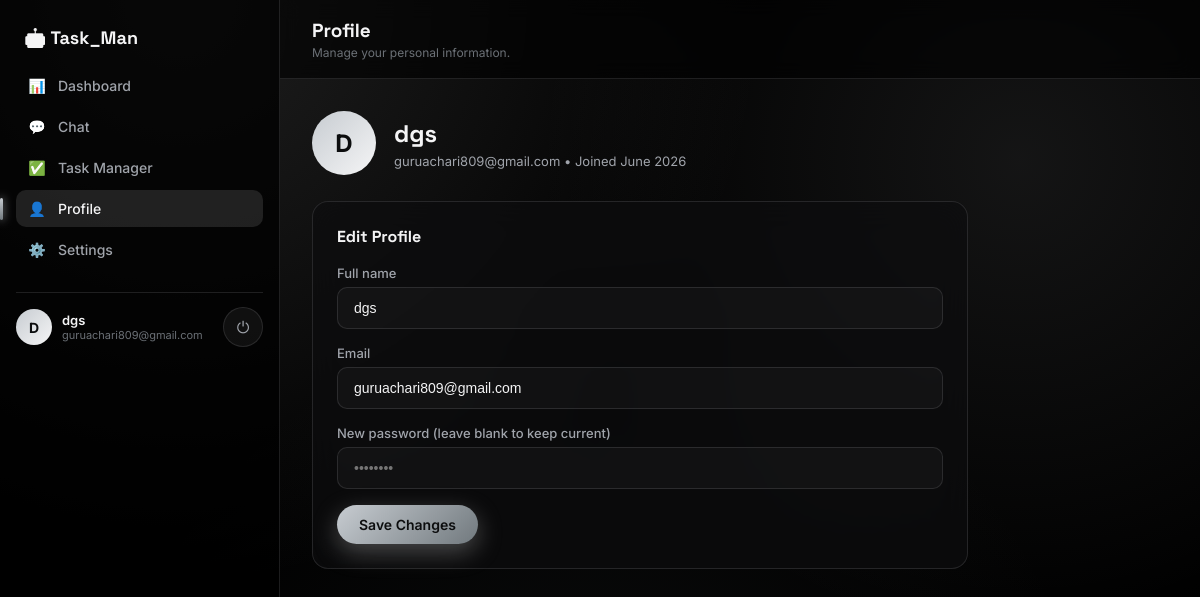
The app's page /profile (signed in) with its own data.
### app.py (models this page shows, shortened)
class User(UserMixin, db.Model):
    id = db.Column(db.Integer, primary_key=True)
    name = db.Column(db.String(120), nullable=False)
    email = db.Column(db.String(160), unique=True, nullable=False)
    password_hash = db.Column(db.String(255), nullable=False)
    avatar_seed = db.Column(db.String(40), default="task")
    created_at = db.Column(db.DateTime, default=datetime.utcnow)
    chats = db.relationship("Chat", backref="user", cascade="all, delete-orphan")
    tasks = db.relationship("Task", backref="user", cascade="all, delete-orphan")

### app.py (the view)
@app.route("/profile")
@login_required
def profile():
    return render_template("profile.html")

### app.py (called while the page is built)
@login_manager.user_loader
def load_user(user_id):
    return User.query.get(int(user_id))

### templates/profile.html (shortened to what this page needs)
{% extends "base.html" %}
{% block content %}
<div class="app-shell">
  {% set active = 'profile' %}
  {% include "_sidebar.html" %}
  <main class="main-area">
    <div class="topbar">
      <div>
        <h2 style="display:inline">Profile</h2>
        <div class="sub">Manage your personal information.</div>
      </div>
    </div>
    <div class="simple-body">
      <div class="profile-header">
        <div class="avatar">{{ current_user.avatar_seed }}</div>
        <div>
          <h2>{{ current_user.name }}</h2>
          <p>{{ current_user.email }} • Joined {{ current_user.created_at.strftime('%B %Y') }}</p>
        </div>
      </div>
      <div class="panel glass">
        <h3>Edit Profile</h3>
        <form method="POST" action="{{ url_for('profile_update') }}">
          <div class="field">
            <label>Full name</label>
            <input type="text" name="name" value="{{ current_user.name }}">
          </div>
          <div class="field">
            <label>Email</label>
            <input type="email" value="{{ current_user.email }}" disabled>
          </div>
          <div class="field">
            <label>New password (leave blank to keep current)</label>
            <input type="password" name="password" placeholder="••••••••">
          </div>
          <button type="submit" class="btn btn-primary">Save Changes</button>
        </form>
      </div>
    </div>
  </main>
</div>
{% endblock %}

### templates/base.html (shortened to what this page needs)
<!DOCTYPE html>
<html lang="en">
<head>
<link rel="stylesheet" href="{{ url_for('static', filename='css/style.css') }}">
</head>
<body class="{% block body_class %}{% endblock %}">
{% block content %}{% endblock %}
</body>
</html>

### templates/_sidebar.html (shortened to what this page needs)
<aside class="sidebar">
  <div class="brand">🤖 Task_Man</div>
  <nav class="sidebar-nav">
    <a href="{{ url_for('dashboard') }}" class="{{ 'active' if active=='dashboard' else '' }}"><span class="ic">📊</span> Dashboard</a>
    <a href="{{ url_for('chat_view') }}" class="{{ 'active' if active=='chat' else '' }}"><span class="ic">💬</span> Chat</a>
    <a href="{{ url_for('tasks_view') }}" class="{{ 'active' if active=='tasks' else '' }}"><span class="ic">✅</span> Task Manager</a>
    <a href="{{ url_for('profile') }}" class="{{ 'active' if active=='profile' else '' }}"><span class="ic">👤</span> Profile</a>
    <a href="{{ url_for('settings') }}" class="{{ 'active' if active=='settings' else '' }}"><span class="ic">⚙️</span> Settings</a>
  </nav>
  <div class="sidebar-footer">
    <div class="avatar">{{ current_user.avatar_seed }}</div>
    <div class="info">
      <div class="name">{{ current_user.name }}</div>
      <div class="role">{{ current_user.email }}</div>
    </div>
    <a href="{{ url_for('logout') }}" class="btn-icon" title="Log out">⏻</a>
  </div>
</aside>

### records on screen
User: avatar_seed "D", name "dgs", email "guruachari809@gmail.com", created_at "June 2026"
